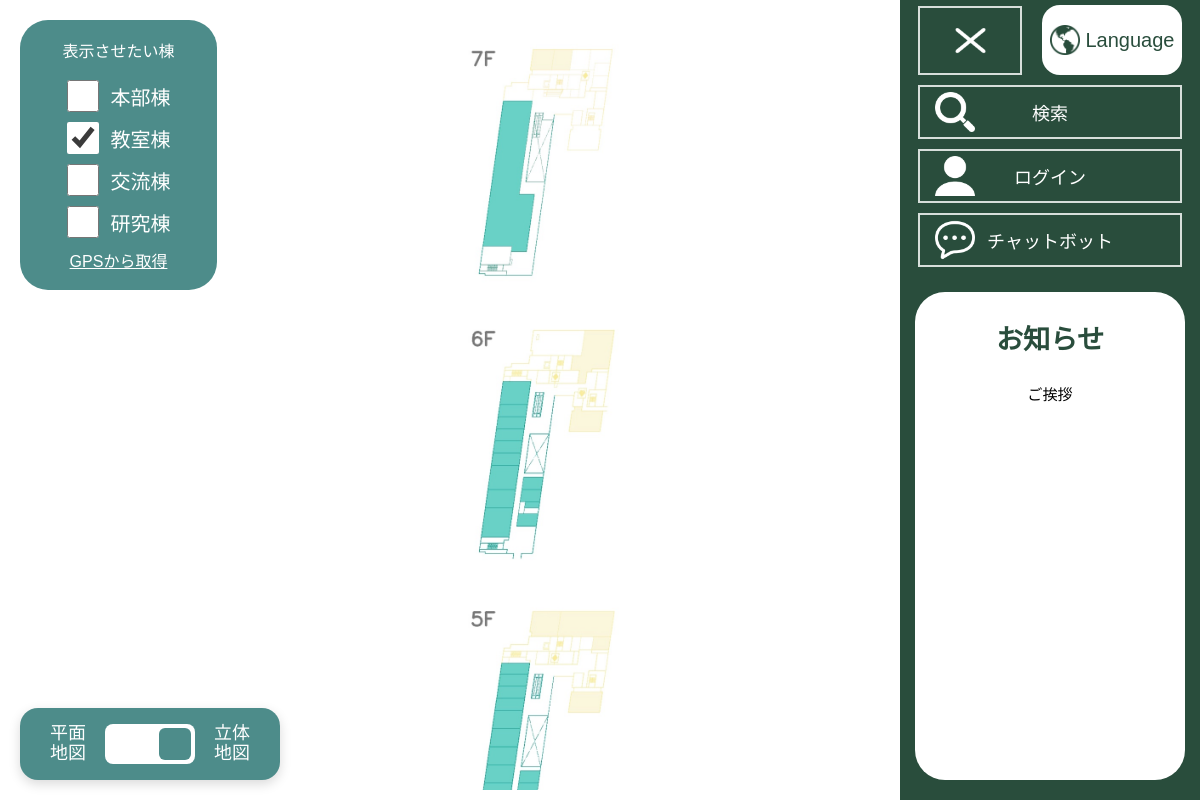
/, run on an earlier commit of the app's database.
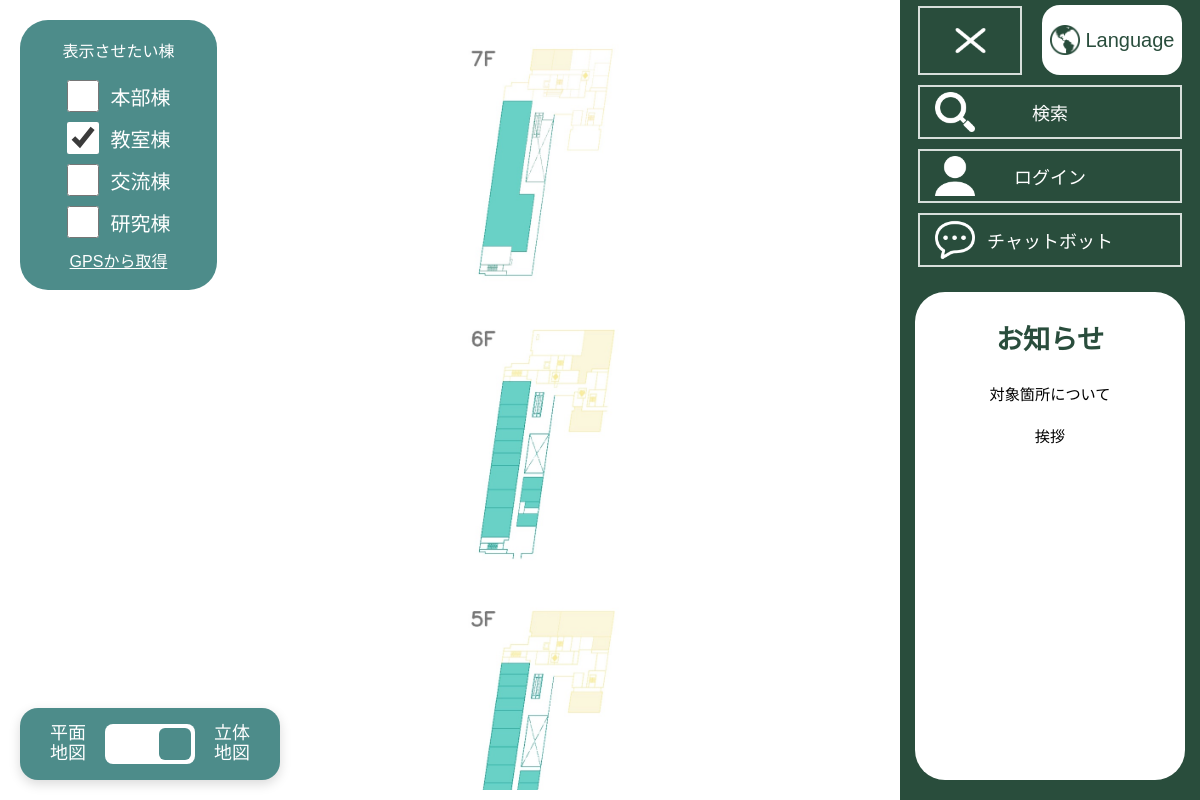
And on a later commit of the database.
### toyosu_campus_navi/models.py (models this page shows)
class Notice(models.Model):
    notice_ID = models.UUIDField(
        primary_key=True, default=uuid.uuid4, editable=False, verbose_name="ID"
    )
    created_at = models.DateTimeField(auto_now_add=True, verbose_name="作成日時")
    updated_at = models.DateTimeField(auto_now=True, verbose_name="更新日時")
    title = models.CharField(blank=False, max_length=127, verbose_name="タイトル")
    body = models.TextField(blank=False, verbose_name="本文")

### toyosu_campus_navi/views.py (the view, shortened to what this page needs)
class IndexView(View):
    def get(self, request):
        nodes = SectionInfoProcess().get_all_sections(request)
        all_notices = NoticeProcess().get_all_notices(request)
        info_to_send = create_info_to_send(request) | {
            "section_names": [node["section_name"] for node in nodes],
            "notices": all_notices["notices"],
            "notices_alert_message": all_notices["alert_message"],
        }
        search_result = request.session.get("search_result")
        request.session["chat_history"] = ""
        return render(request, "toyosu_campus_navi/index.html", info_to_send)

### toyosu_campus_navi/managements.py (called while the page is built)
    def get_all_notices(self, request):
        try:
            all_notice_object = Notice.objects.all()
            notices = []
            for notice_object in all_notice_object:
                notices.append(
                    {
                        "notice_id": notice_object.notice_ID,
                        "title": notice_object.title,
                        "body": notice_object.body,
                        "created_at": notice_object.created_at.strftime(
                            "%Y-%m-%d %H:%M:%S"
                        ),
                        "updated_at": notice_object.updated_at.strftime(
                            "%Y-%m-%d %H:%M:%S"
                        ),
                    }
                )
            return notices
        except Exception as e:
            print(type(e), e)
            return []

### templates/toyosu_campus_navi/index.html (shortened to what this page needs)
<!doctype html>
<html lang="ja">
<head>
  {% load static %}
  <link rel="stylesheet" href="{% static 'toyosu_campus_navi/css/style.css' %}" />
</head>
<body>
  <div class="app">
    <div class="main">
        {% load static %}
      <div id="whole-map-image-area">
        {% load static %}
        <div class="map-scroll" style="width: 40%; display:block;" data-wing="教室棟">
          <img class="whole-map-img" src="{% static 'toyosu_campus_navi/image/floor_map/教室棟.jpg' %}" />
        </div>
      </div>
      <div class="map-switches-area">
        <div class="dimention-switch">
          <div class="dimention-label left-label">
            平面<br>地図
          </div>
          <div class="dimention-switch-switch" onclick="toggleDimention(this)">
            <div class="dimention-switch-thumb right"></div>
          </div>
          <div class="dimention-label right-label">
            立体<br>地図
          </div>
        </div>
      </div>
      <div class="wing-switch-menu">
        <div class="wing-switch-title">表示させたい棟</div>
        <div>
          <label><input type="checkbox" onchange="changeWing('本部棟',this)" class="wing-switch" name="wing-switch"
              value="本部棟" /> <span class="wing-name notranslate" data-wing="本部棟">本部棟</span></label>
        </div>
        <div>
          <label><input type="checkbox" onchange="changeWing('教室棟',this)" class="wing-switch" value="教室棟"
              name="wing-switch" checked /> <span class="wing-name notranslate" data-wing="教室棟">教室棟</span></label>
        </div>
        <div>
          <label><input type="checkbox" onchange="changeWing('交流棟',this)" class="wing-switch" value="交流棟"
              name="wing-switch" /> <span class="wing-name notranslate" data-wing="交流棟">交流棟</span></label>
        </div>
        <div>
          <label><input type="checkbox" onchange="changeWing('研究棟',this)" class="wing-switch" value="研究棟"
              name="wing-switch" /> <span class="wing-name notranslate" data-wing="研究棟">研究棟</span></label>
        </div>
        <div onclick="changeWingByLocation()" class="wing-gps-button">GPSから取得</div>
      </div>
        {% load static %}
    </div>
    <div class="sidebar" id="index-sidebar">
      <div class="sidebar-square-group">
        <div class="sidebar-button square" onclick="closeSidebar('index-sidebar', 'sidebar-open-button')">
          {% load static %}
          <img src="{% static 'toyosu_campus_navi/image/cross.png' %}" style="width: 45px" />
        </div>
        <div id="language-button" class="sidebar-button square notranslate" onclick="toggleLanguageMenu()">
          <img src="{% static 'toyosu_campus_navi/image/globe.png' %}" class="language-icon">
          Language
        </div>
      </div>
      <div id="sidebar-buttons">
        <div class="sidebar-button" onclick="selectFromMapMode=false; openModal('search-menu')">
          <img src="{%static 'toyosu_campus_navi/image/search.png' %}" class="menu-icon">
          <span>検索</span>
        </div>
        {% if username == "AnonymousUser" %}
        <div class="sidebar-button" onclick="toggleMenu('sidebar-buttons', 'sidebar-login', '')">
          <img src="{% static 'toyosu_campus_navi/image/human.png' %}" class="menu-icon">
          <span>ログイン</span>
        </div>
        {% else %}
        <div class="sidebar-button" onclick="location.href='./history'">
          <img src="{%static 'toyosu_campus_navi/image/history.png' %}" class="menu-icon">
          <span>履歴 <span class="notranslate">({{ username }})</span></span>
        </div>
        {% endif %}
        <div class="sidebar-button" onclick="openModal('chatbot-menu')">
          <img src="{% static 'toyosu_campus_navi/image/chat.png' %}" class="menu-icon">
          <span>チャットボット</span>
        </div>
      </div>
      <div class="sidebar-notice" id="sidebar-notice">
        <h3 class="notice-title">お知らせ</h3>
        {% for notice in notices reversed %}
        <a class="notice-link" href="/notice/{{notice.notice_id}}">{{notice.title}}</a>
        {% endfor %}
      </div>
    </div>
  </div>
</body>
{% load static %}
</html>

What changed in the data, as far as the page shows it:
added Notice: title "対象箇所について"
Also different on the page:
new list line: "挨拶"
list line gone: "ご挨拶"
